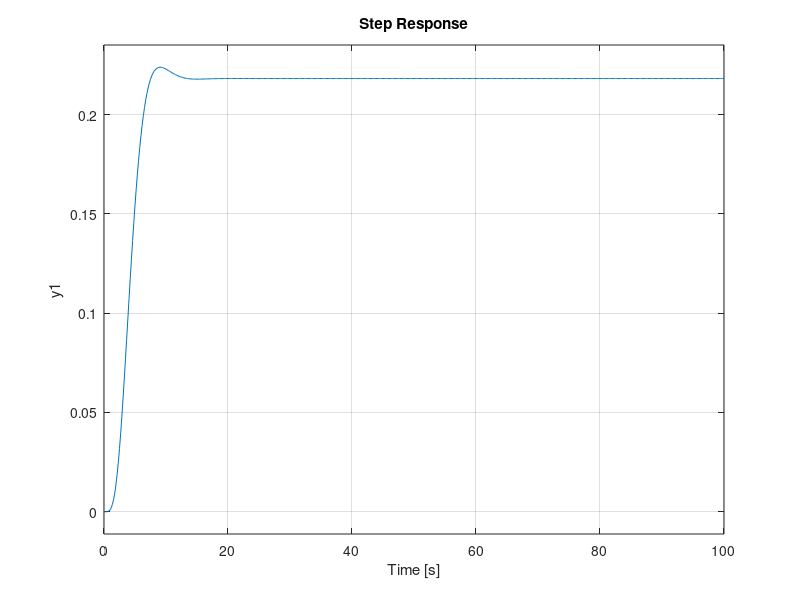

Recreate this plot in MATLAB. (Note: this script raises an error after producing the figure.)
clc; clear all; close all;
m = 1; g = 10; d = 0.05; L = 1;
s=tf('s');
theta_v = 0.0274/(0.003228*s^2 + 0.003508*s);
r_theta = (m*g*d)/(1.4*L*s^2);
Gp = 0.1*theta_v*r_theta;
Gc =  (s/(s+1))^4 ;
Gc1 = feedback(Gc*Gp,1);
Gc2 = 1/s ; 
G_main = feedback(Gc2 * Gc1 ,1) ;
hold on;
step(G_main,100);

%frequency 
[K,L,T]=get_fod(G_main);
Gc_frequency = K * exp(-L*s)/(T*s+1);

% %opt_app
Gc_optapp  = opt_app(G_main,0,1,1);


figure;
step(G_main , Gc_frequency , Gc_optapp)
legend show;

N = 10;
[Kc,pp,Wg,Wp] = margin ( G_main);
Tc = 2*pi/Wg;

%ziegler_nic
[Gc1,~,~,~,~] = ziegler_nic(3,[K,L,T,N]);
Gc_ZN = 0.5*feedback(Gc1*Gc_frequency,1);

%refined_ziegler_nic
[Gc2,~,~,~,~,~] = rziegler_nic([K,L,T,N,Kc,Tc]);
Gc_RZN = 0.5*feedback(Gc2*G_main,1);

%cohen_coon
[Gc4,~,~,~,~]= cohen_pid (3,1,[K,L,T,N]);
Gc_CC = 0.5*feedback(Gc4*G_main,1);

%cohen_coon_revisited
[Gc5,~,~,~,~]= cohen_pid (3,2,[K,L,T,N]);
Gc_CCR = 0.5*feedback(Gc5*G_main,1);

%AH
[Gc6,~,~,~,~]=astrom_hagglund(2,1,[K,L,T,N]);
Gc_AH =0.5*feedback(Gc6*G_main,1);

%AH_based_frequency
[Gc7,~,~,~,~]=astrom_hagglund(2,2,[K,Kc,Tc,N]);
Gc_AHbf =0.5*feedback(Gc7*G_main,1);

%CHR_0%overshoot
[Gc8,~,~,~,~]=chr_pid(3,1,[K,L,T,N,0]);
Gc_CHR_0OS =0.5*feedback(Gc8*G_main,1);

%CHR_20%overshoot
[Gc9,~,~,~,~]=chr_pid(3,1,[K,L,T,N,1]);
Gc_CHR_20OS =0.5*feedback(Gc9*G_main,1);

%WJC
[Gc10,~,~,~]=wjcpid([K,L,T,N]);
Gc_WJC =0.5*feedback(Gc10*G_main,1);

%optimum_pid
[Gc11,~,~,~,~]=opt_pid(3,1,[K,L,T,N,2]);
Gc_optPID =0.5*feedback(Gc11*G_main,1);

figure;

step(Gc_ZN , Gc_RZN ,Gc_CC , Gc_CCR , Gc_AH , Gc_AHbf , Gc_CHR_0OS , Gc_CHR_20OS , Gc_WJC ,Gc_optPID  )
legend show;